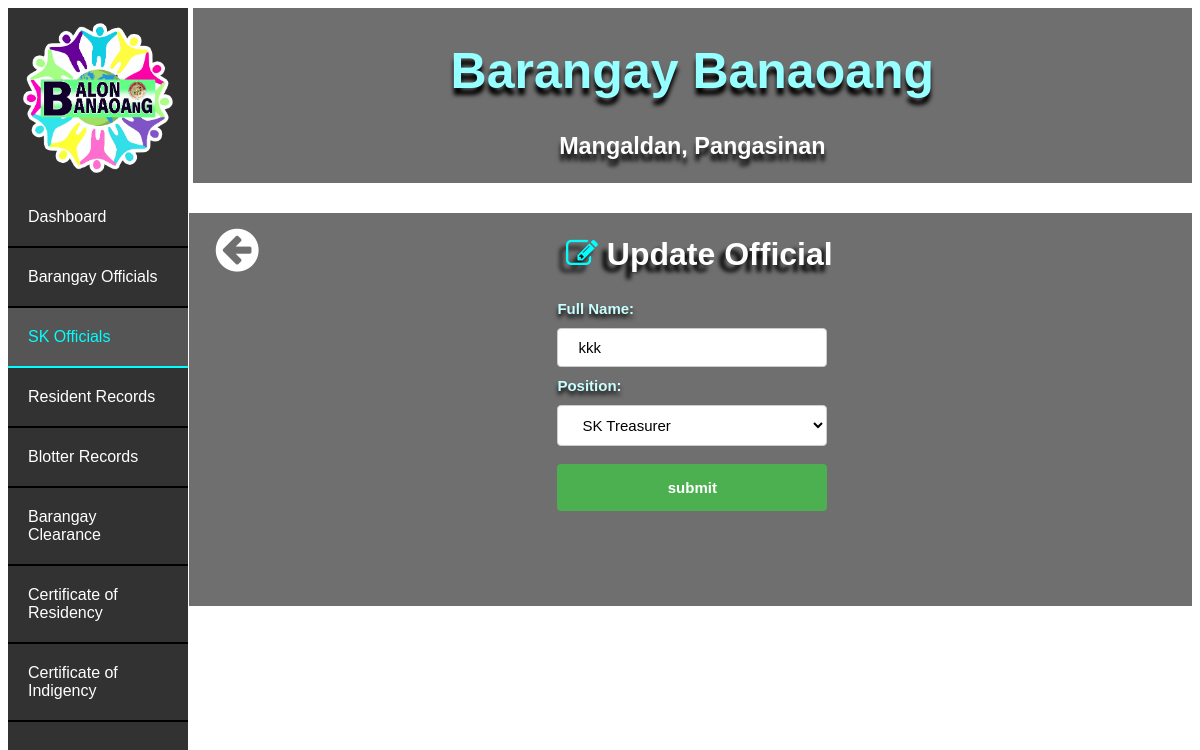
The app's page /edit_sk/2, older data.
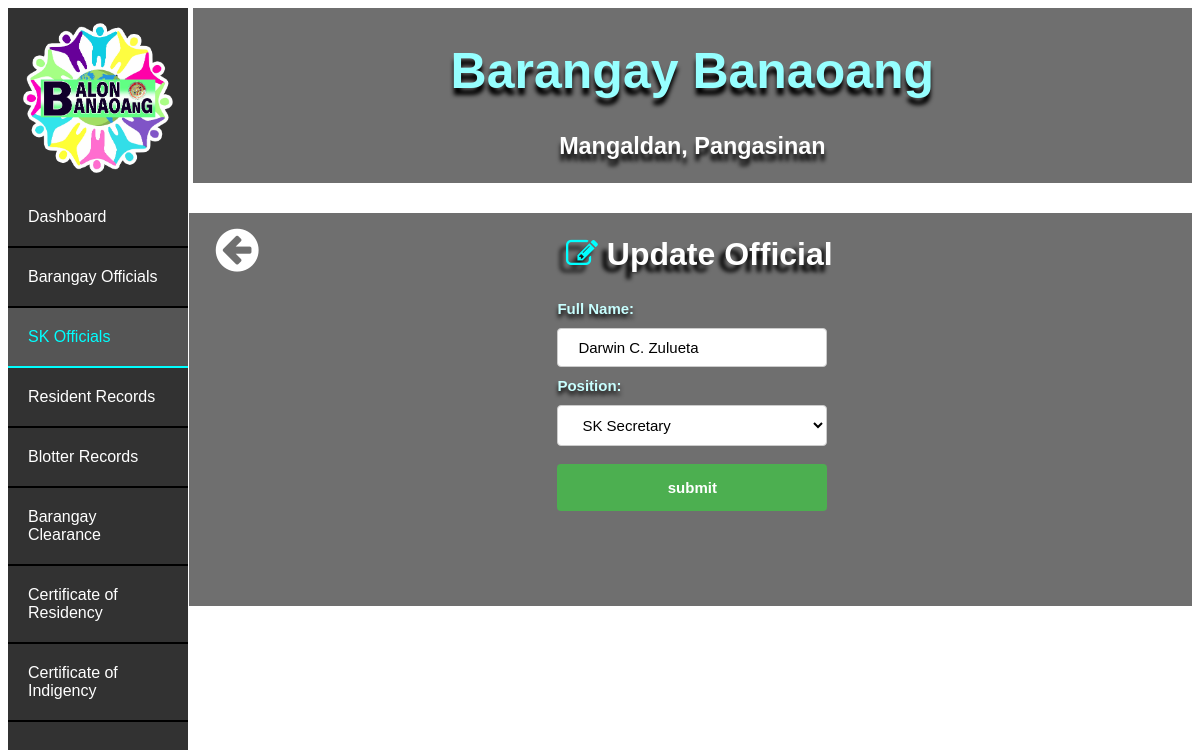
The same page, newer data.
### bis/models.py (models this page shows)
class Sk(models.Model):
    full_name = models.CharField(max_length=30)
    position = models.CharField(max_length=30)

### bis/views.py (the view)
# urls.py: path('edit_sk/<pk>', views.edit_sk, name='edit_sk'),
def edit_sk(request, pk):
    sk = Sk.objects.get(pk = pk)
    return render(request, 'edit_sks.html', { 'edit_sk' : sk })

### bis/templates/edit_sks.html (shortened to what this page needs)
<!DOCTYPE html>
<html lang="en">
<head>
    {% load static %}
    <link rel="stylesheet" href="{% static 'index.css' %}">
    <link rel="stylesheet" type="text/css" href="https://maxcdn.bootstrapcdn.com/font-awesome/4.7.0/css/font-awesome.min.css">
</head>
<body>
    <div class="banr">
        <div class="bant"><h1>Barangay Banaoang</h1></div>
        <div class="bant2"><h3>Mangaldan, Pangasinan</h3></div>
    </div>
    <ul>
        <div class="logo1"></div>
        <li><a href="/index">Dashboard</a></li>
        <li><a href="/list_officials">Barangay Officials</a></li>
        <li><a class="active" href="/list_sks">SK Officials</a></li>
        <li><a href="/list_residents">Resident Records</a></li>
        <li><a href="/list_blotters">Blotter Records</a></li>
        <li><a href="list_residents_bc">Barangay Clearance</a></li>
        <li><a href="list_residents_cr">Certificate of Residency</a></li>
        <li><a href="list_residents_ci">Certificate of Indigency</a></li>
      </ul>
    <div class="cont">
      <a href="/list_sks"><i class="fa fa-arrow-circle-left" style="margin-left: 2.5%; margin-top: 1%; float: left;"></i></a>
        <h1 class="h" style="margin-right: 5%;"><i class="fa fa-edit" style="color: cyan;"></i> Update Official</h1>
    <div class="conto">
    <form action="/edit_sks/edit/{{ edit_sk.pk }}" method="post">{% csrf_token %}
        <label for="fname">Full Name:</label>
        <input type="text" class="fname" name="full_name" value="{{ edit_sk.full_name }}">
        <label for="pos">Position:</label>
        <select class="cstat" name="position" required>
            <option value="{{ edit_sk.position }}">{{ edit_sk.position }}</option>
        </select><br>
        <input type="submit" value="submit">
      </form>
      </div></div>
</body>
</html>

Row changes from the older to the newer data that the page shows:
changed Sk: full_name "kkk" → "Darwin C. Zulueta"; position "SK Treasurer" → "SK Secretary"
